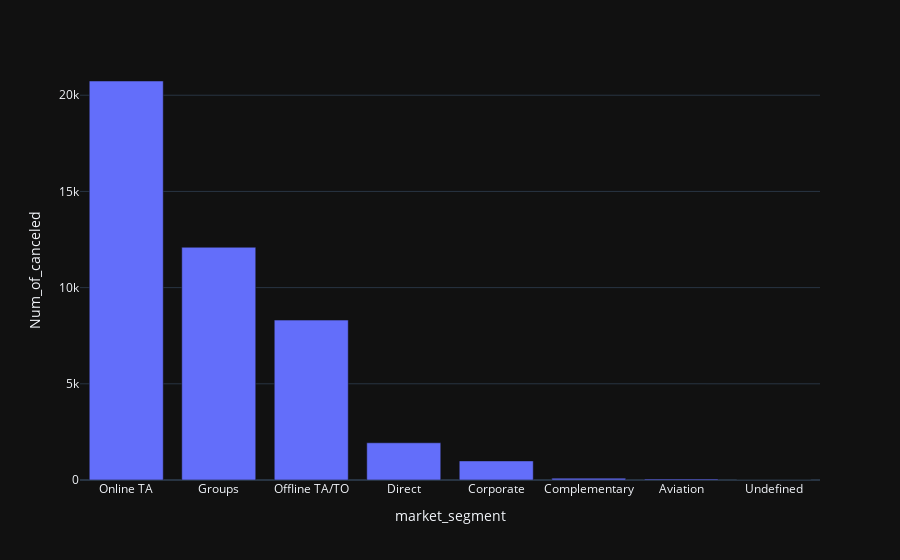

Notebook code cell kept with this figure:
### Code cell
# 시각화
px.bar(data_frame = cancel , x = "market_segment", y = "Num_of_canceled", template = 'plotly_dark')

### Figure 1 — Plotly figure (JSON) as saved in the notebook; plotly's stock layout.template omitted (floating-point values rounded to 4 significant figures)
{"data": [{"alignmentgroup": "True", "hovertemplate": "market_segment=%{x}<br>Num_of_canceled=%{y}<extra></extra>", "legendgroup": "", "marker": {"color": "#636efa", "pattern": {"shape": ""}}, "name": "", "offsetgroup": "", "orientation": "v", "showlegend": false, "textposition": "auto", "type": "bar", "x": ["Online TA", "Groups", "Offline TA/TO", "Direct", "Corporate", "Complementary", "Aviation", "Undefined"], "xaxis": "x", "y": [20739, 12097, 8311, 1934, 992, 97, 52, 2], "yaxis": "y"}], "layout": {"barmode": "relative", "legend": {"tracegroupgap": 0}, "margin": {"t": 60}, "xaxis": {"anchor": "y", "domain": [0, 1], "title": {"text": "market_segment"}}, "yaxis": {"anchor": "x", "domain": [0, 1], "title": {"text": "Num_of_canceled"}}}}
